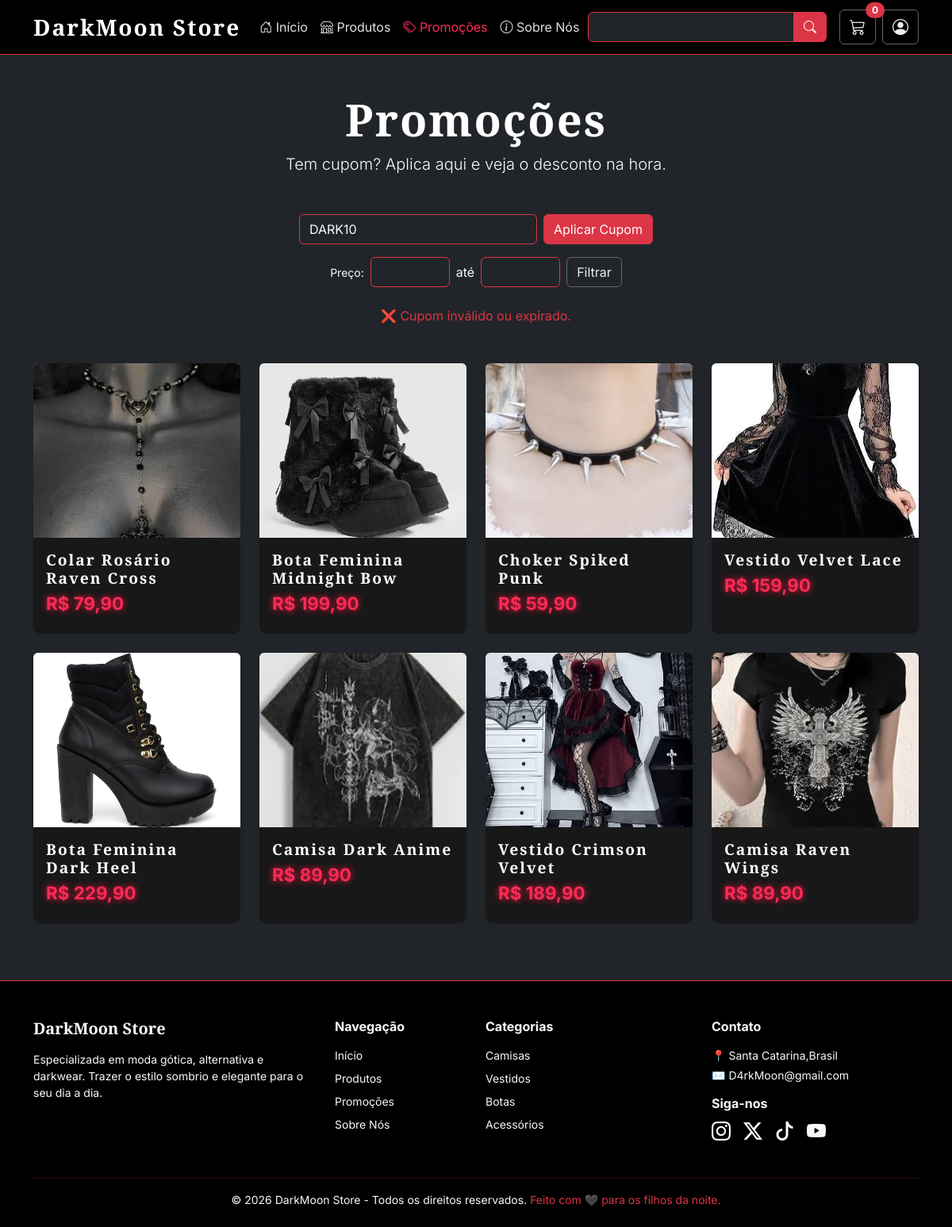
/promocoes.php?cupom=DARK10, run on an earlier commit of the app's database.
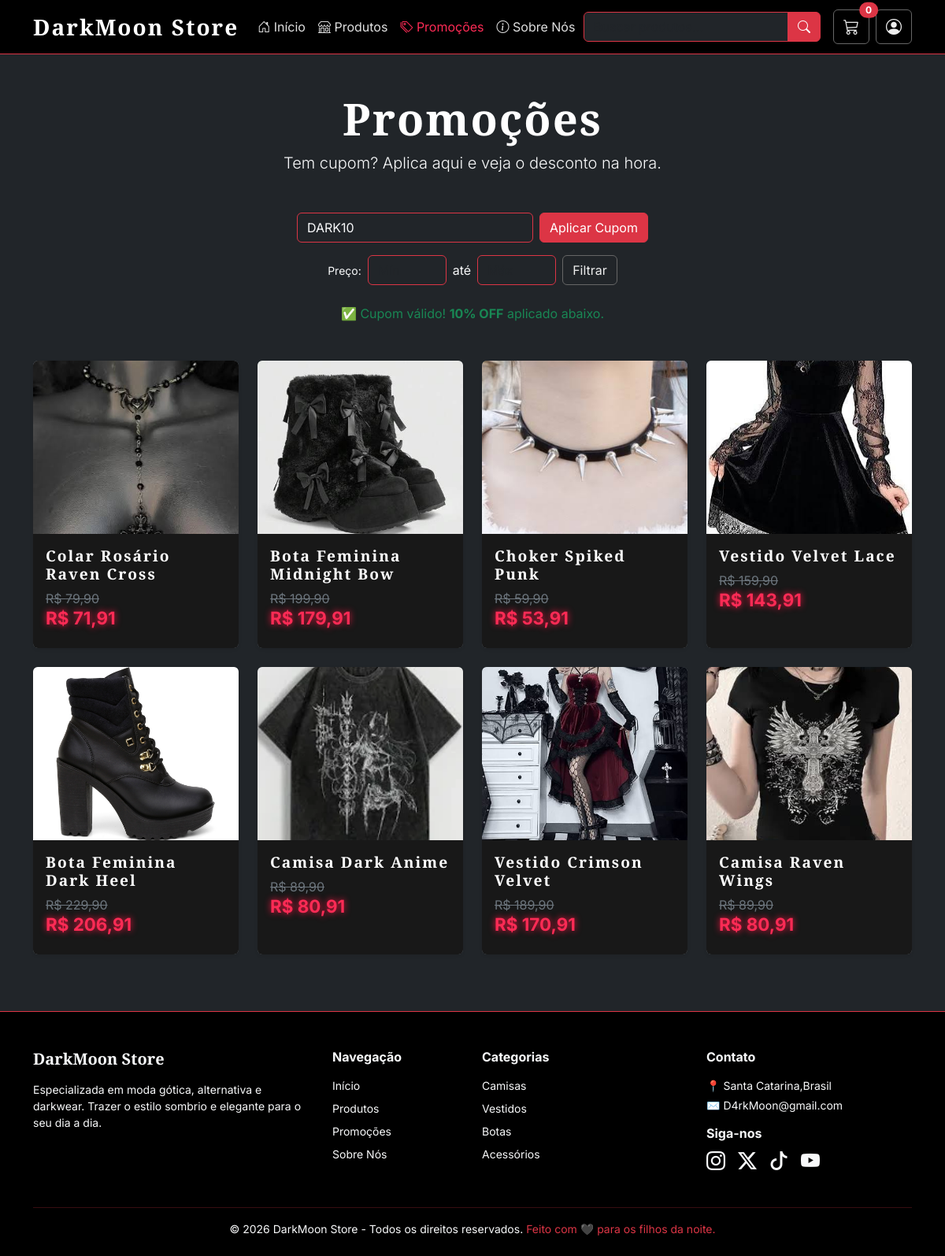
And on a later commit of the database.
### tables this page shows
CREATE TABLE produtos (
    id_produto INT AUTO_INCREMENT PRIMARY KEY,
    nome       VARCHAR(150) NOT NULL,
    descricao  TEXT,
    preco      DECIMAL(10,2) NOT NULL,
    estoque    INT NOT NULL,
    imagem     VARCHAR(255),
    genero     ENUM('Masculino','Feminino','Unissex') NOT NULL
);

CREATE TABLE cupons (
    id_cupom            INT AUTO_INCREMENT PRIMARY KEY,
    codigo              VARCHAR(50) NOT NULL UNIQUE,
    percentual_desconto DECIMAL(5,2) NOT NULL,
    ativo               TINYINT(1) NOT NULL DEFAULT 1,
    data_criacao        TIMESTAMP DEFAULT CURRENT_TIMESTAMP
);

### funcoes.php (called while the page is built, shortened)
<?php
function validarCupom($conn, $codigo) {
    $codigo = strtoupper(trim($codigo));
    $stmt = $conn->prepare("SELECT percentual_desconto FROM cupons WHERE codigo = ? AND ativo = 1");
    $stmt->bind_param("s", $codigo);
    $stmt->execute();
    $resultado = $stmt->get_result()->fetch_assoc();
    return $resultado ? (float) $resultado['percentual_desconto'] : false;
}
function aplicarDesconto($preco, $percentual) {
    return round($preco - ($preco * ($percentual / 100)), 2);
}
?>

### promocoes.php (the view, shortened to what this page needs)
<?php
include 'templates/header.php';
include 'config/conexao.php';
include 'funcoes.php';
?>
<div class="container mt-5 mb-5">
    <div class="text-center mb-5">
        <h1 class="display-4 fw-bold text-white">Promoções</h1>
        <p class="lead">Tem cupom? Aplica aqui e veja o desconto na hora.</p>
    </div>
    <?php
    $cupomDigitado    = $_GET['cupom'] ?? '';
    $descontoAplicado = false;
    if (!empty($cupomDigitado)) {
        $descontoAplicado = validarCupom($conn, $cupomDigitado);
    }
    $precoMin = $_GET['preco_min'] ?? '';
    $precoMax = $_GET['preco_max'] ?? '';
    $sql = "SELECT * FROM produtos";
    $result = $conn->query($sql);
    $produtos = [];
    while ($row = $result->fetch_assoc()) {
        $produtos[] = $row;
    }
    shuffle($produtos);
    $produtos = array_slice($produtos, 0, 8);
    ?>
    <form method="GET" action="promocoes.php" class="d-flex justify-content-center gap-2 mb-3">
        <input type="text" name="cupom" placeholder="Digite seu cupom (ex: DARK10)"
               value="<?= htmlspecialchars($cupomDigitado) ?>"
               class="form-control bg-dark text-light border-danger" style="max-width: 300px;">
        <button type="submit" class="btn btn-danger">Aplicar Cupom</button>
    </form>
    <form method="GET" action="promocoes.php" class="d-flex justify-content-center align-items-center gap-2 mb-4">
        <label class="text-light small mb-0">Preço:</label>
        <input type="number" name="preco_min" placeholder="Mín" value="<?= htmlspecialchars($precoMin) ?>"
               class="form-control bg-dark text-light border-danger" style="width: 100px;">
        <span class="text-light">até</span>
        <input type="number" name="preco_max" placeholder="Máx" value="<?= htmlspecialchars($precoMax) ?>"
               class="form-control bg-dark text-light border-danger" style="width: 100px;">
        <button type="submit" class="btn btn-outline-light">Filtrar</button>
    </form>
    <?php if (!empty($cupomDigitado)): ?>
        <?php if ($descontoAplicado !== false): ?>
            <p class="text-center text-success mb-5">
                ✅ Cupom válido! <strong><?= $descontoAplicado ?>% OFF</strong> aplicado abaixo.
            </p>
        <?php else: ?>
            <p class="text-center text-danger mb-5">
                ❌ Cupom inválido ou expirado.
            </p>
        <?php endif; ?>
    <?php endif; ?>
    <div class="row">
        <?php foreach ($produtos as $produto): ?>
            <?php
            $precoOriginal = $produto['preco'];
            $precoFinal = $descontoAplicado !== false
                ? aplicarDesconto($precoOriginal, $descontoAplicado)
                : $precoOriginal;
            ?>
            <div class="col-md-3 col-sm-6 mb-4">
                <div class="card h-100 bg-secondary text-white border-0 shadow-sm">
                    <img src="images/<?= htmlspecialchars(trim($produto['imagem'])) ?>"
                         class="card-img-top" style="height: 220px; object-fit: cover;"
                         onerror="this.src='images/sem-imagem.jpg';">
                    <div class="card-body">
                        <h5 class="card-title"><?= htmlspecialchars($produto['nome']) ?></h5>
                        <?php if ($descontoAplicado !== false): ?>
                            <p class="mb-0 text-decoration-line-through text-secondary">
                                R$ <?= number_format($precoOriginal, 2, ',', '.') ?>
                            </p>
                            <h4 class="text-danger fw-bold">
                                R$ <?= number_format($precoFinal, 2, ',', '.') ?>
                            </h4>
                        <?php else: ?>
                            <h4 class="text-danger fw-bold">
                                R$ <?= number_format($precoOriginal, 2, ',', '.') ?>
                            </h4>
                        <?php endif; ?>
                    </div>
                </div>
            </div>
        <?php endforeach; ?>
    </div>
</div>
<?php include 'templates/footer.php'; ?>

### templates/header.php (shortened to what this page needs)
<!DOCTYPE html>
<html lang="pt-BR">
<head>
    <link href="https://cdn.jsdelivr.net/npm/bootstrap@5.3.3/dist/css/bootstrap.min.css" rel="stylesheet">
    <link href="https://cdn.jsdelivr.net/npm/bootstrap-icons@1.11.3/font/bootstrap-icons.min.css" rel="stylesheet">
    <link rel="stylesheet" href="style.css">
</head>
<body class="bg-dark text-light">
<?php
$paginaAtual = basename($_SERVER['PHP_SELF']);
?>
    <nav class="navbar navbar-expand-lg navbar-dark bg-black border-bottom border-danger sticky-top">
        <div class="container">
            <a class="navbar-brand fw-bold fs-3" href="index.php">
                DarkMoon Store
            </a>
            <div class="collapse navbar-collapse" id="navbarNav">
                <ul class="navbar-nav me-auto mb-2 mb-lg-0">
                    <li class="nav-item">
    <a class="nav-link <?= $paginaAtual === 'index.php' ? 'active' : '' ?>" href="index.php">
        <i class="bi bi-house-door"></i> Início
    </a>
</li>
<li class="nav-item">
    <a class="nav-link <?= $paginaAtual === 'produtos.php' ? 'active' : '' ?>" href="produtos.php">
        <i class="bi bi-shop"></i> Produtos
    </a>
</li>
<li class="nav-item">
    <a class="nav-link <?= $paginaAtual === 'promocoes.php' ? 'active' : '' ?>" href="promocoes.php">
        <i class="bi bi-tags"></i> Promoções
    </a>
</li>
<li class="nav-item">
    <a class="nav-link <?= $paginaAtual === 'sobre.php' ? 'active' : '' ?>" href="sobre.php">
        <i class="bi bi-info-circle"></i> Sobre Nós
    </a>
</li>
                </ul>
                <form class="d-flex me-3" action="produtos.php" method="GET">
                    <div class="input-group">
                        <input type="text" name="busca" class="form-control bg-dark text-light border-danger"
                               placeholder="Buscar produtos..." aria-label="Buscar">
                        <button class="btn btn-danger" type="submit">
                            <i class="bi bi-search"></i>
                        </button>
                    </div>
                </form>
                <div class="d-flex gap-2">
                    <a href="carrinho.php" class="btn btn-outline-light position-relative">
                        <i class="bi bi-cart3 fs-5"></i>
                        <span class="position-absolute top-0 start-100 translate-middle badge rounded-pill bg-danger">
                            0
                        </span>
                    </a>
                    <a href="cadastro.php" class="btn btn-outline-light">
                        <i class="bi bi-person-circle fs-5"></i>
                    </a>
                </div>
            </div>
        </div>
    </nav>

### templates/footer.php (shortened to what this page needs)
<footer class="bg-black text-light pt-5 pb-4 mt-5 border-top border-danger">
    <div class="container">
        <div class="row">
            <div class="col-md-4 mb-4">
                <h5 class="fw-bold mb-3" style="font-family: 'Cinzel', serif;">DarkMoon Store</h5>
                <p class="small">
                    Especializada em moda gótica, alternativa e darkwear.
                    Trazer o estilo sombrio e elegante para o seu dia a dia.
                </p>
            </div>
            <div class="col-md-2 mb-4">
                <h6 class="fw-bold mb-3">Navegação</h6>
                <ul class="list-unstyled small">
                    <li class="mb-2"><a href="index.php" class="text-light text-decoration-none">Início</a></li>
                    <li class="mb-2"><a href="produtos.php" class="text-light text-decoration-none">Produtos</a></li>
                    <li class="mb-2"><a href="#" class="text-light text-decoration-none">Promoções</a></li>
                    <li class="mb-2"><a href="#" class="text-light text-decoration-none">Sobre Nós</a></li>
                </ul>
            </div>
            <div class="col-md-3 mb-4">
                <h6 class="fw-bold mb-3">Categorias</h6>
                <ul class="list-unstyled small">
                    <li class="mb-2"><a href="#" class="text-light text-decoration-none">Camisas</a></li>
                    <li class="mb-2"><a href="#" class="text-light text-decoration-none">Vestidos</a></li>
                    <li class="mb-2"><a href="#" class="text-light text-decoration-none">Botas</a></li>
                    <li class="mb-2"><a href="#" class="text-light text-decoration-none">Acessórios</a></li>
                </ul>
            </div>
            <div class="col-md-3 mb-4">
                <h6 class="fw-bold mb-3">Contato</h6>
                <p class="small mb-1">📍 Santa Catarina,Brasil</p>
                <p class="small mb-3">✉️ D4rkMoon@gmail.com</p>
                <h6 class="fw-bold mb-2">Siga-nos</h6>
                <div class="d-flex gap-3 fs-4">
                    <a href="#" class="text-light"><i class="bi bi-instagram"></i></a>
                    <a href="#" class="text-light"><i class="bi bi-twitter-x"></i></a>
                    <a href="#" class="text-light"><i class="bi bi-tiktok"></i></a>
                    <a href="#" class="text-light"><i class="bi bi-youtube"></i></a>
                </div>
            </div>
        </div>
        <hr class="border-danger">
        <div class="row">
            <div class="col-12 text-center small">
                <p class="mb-0">
                    &copy; 2026 DarkMoon Store - Todos os direitos reservados.
                    <span class="text-danger">Feito com 🖤 para os filhos da noite.</span>
                </p>
            </div>
        </div>
    </div>
</footer>

### style.css (style rules this page uses)
body { font-family: 'Inter', sans-serif; background-color: #0a0a0a; color: #e0e0e0; }
h1, h2, h3, .navbar-brand, .card-title { font-family: 'Cinzel', serif; font-weight: 700; letter-spacing: 2px; }
.card { background-color: #181818; border: 2px solid #3a3a3a; transition: all 0.4s ease; overflow: hidden; position: relative; }
.card-img-top { transition: transform 0.5s ease; }
.card-body { background-color: #181818; }
.card-title { color: #ffffff; font-size: 1.2rem; }
h4.text-danger { color: #fc2b55 !important; font-size: 1.4rem; font-weight: bold; text-shadow: 0 0 8px #ff1744; }
.btn-outline-light { border-color: #666; color: #eee; }
.navbar-nav .nav-link { color: #e0e0e0; transition: color 0.3s ease, text-shadow 0.3s ease; }
.navbar-nav .nav-link.active { color: #fc2b55 !important; }
footer a { transition: color 0.3s ease, text-shadow 0.3s ease; }

What changed in the data, as far as the page shows it:
added cupons: percentual_desconto "10", percentual_desconto.preco "71,91", percentual_desconto.preco "179,91", percentual_desconto.preco "53,91", percentual_desconto.preco "143,91", percentual_desconto.preco "206,91", percentual_desconto.preco "80,91", percentual_desconto.preco "170,91"
Also different on the page:
text no longer shown: "❌ Cupom inválido ou expirado."
text now shown: "✅ Cupom válido! % OFF aplicado abaixo."
